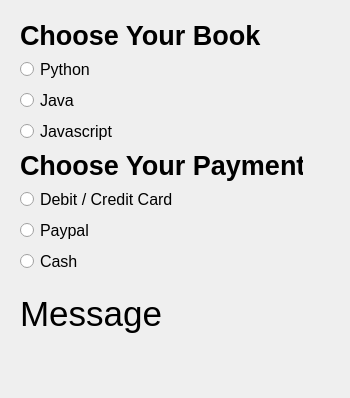
<?xml version="1.0" encoding="UTF-8"?>
<ui version="4.0">
 <class>Dialog</class>
 <widget class="QDialog" name="Dialog">
  <property name="geometry">
   <rect>
    <x>0</x>
    <y>0</y>
    <width>350</width>
    <height>398</height>
   </rect>
  </property>
  <property name="windowTitle">
   <string>Dialog</string>
  </property>
  <widget class="QWidget" name="">
   <property name="geometry">
    <rect>
     <x>20</x>
     <y>20</y>
     <width>283</width>
     <height>327</height>
    </rect>
   </property>
   <layout class="QVBoxLayout" name="verticalLayout_5">
    <item>
     <layout class="QVBoxLayout" name="verticalLayout_3">
      <item>
       <widget class="QLabel" name="label_book">
        <property name="font">
         <font>
          <pointsize>20</pointsize>
          <bold>true</bold>
         </font>
        </property>
        <property name="text">
         <string>Choose Your Book</string>
        </property>
       </widget>
      </item>
      <item>
       <layout class="QVBoxLayout" name="verticalLayout">
        <item>
         <widget class="QRadioButton" name="rb_python">
          <property name="font">
           <font>
            <pointsize>12</pointsize>
           </font>
          </property>
          <property name="text">
           <string>Python</string>
          </property>
         </widget>
        </item>
        <item>
         <widget class="QRadioButton" name="rb_java">
          <property name="font">
           <font>
            <pointsize>12</pointsize>
           </font>
          </property>
          <property name="text">
           <string>Java</string>
          </property>
         </widget>
        </item>
        <item>
         <widget class="QRadioButton" name="rb_javascript">
          <property name="font">
           <font>
            <pointsize>12</pointsize>
           </font>
          </property>
          <property name="text">
           <string>Javascript</string>
          </property>
         </widget>
        </item>
       </layout>
      </item>
     </layout>
    </item>
    <item>
     <layout class="QVBoxLayout" name="verticalLayout_4">
      <item>
       <widget class="QLabel" name="label_payment">
        <property name="font">
         <font>
          <pointsize>20</pointsize>
          <bold>true</bold>
         </font>
        </property>
        <property name="text">
         <string>Choose Your Payment</string>
        </property>
       </widget>
      </item>
      <item>
       <layout class="QVBoxLayout" name="verticalLayout_2">
        <item>
         <widget class="QRadioButton" name="rb_javascript_2">
          <property name="font">
           <font>
            <pointsize>12</pointsize>
           </font>
          </property>
          <property name="text">
           <string>Debit / Credit Card</string>
          </property>
         </widget>
        </item>
        <item>
         <widget class="QRadioButton" name="rb_javascript_3">
          <property name="font">
           <font>
            <pointsize>12</pointsize>
           </font>
          </property>
          <property name="text">
           <string>Paypal</string>
          </property>
         </widget>
        </item>
        <item>
         <widget class="QRadioButton" name="rb_javascript_4">
          <property name="font">
           <font>
            <pointsize>12</pointsize>
           </font>
          </property>
          <property name="text">
           <string>Cash</string>
          </property>
         </widget>
        </item>
       </layout>
      </item>
     </layout>
    </item>
    <item>
     <widget class="QLabel" name="label_message">
      <property name="font">
       <font>
        <pointsize>26</pointsize>
       </font>
      </property>
      <property name="text">
       <string>Message</string>
      </property>
     </widget>
    </item>
   </layout>
  </widget>
 </widget>
 <resources/>
 <connections/>
</ui>
